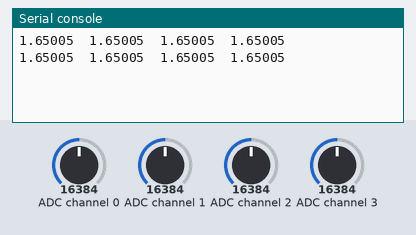
The program below on a simulated Raspberry Pi Pico running MicroPython. Parts: the last lines printed to the serial console. The inputs (shaded band) are chosen by the test bench; at power-on: ADC channel 0 = 16384, ADC channel 1 = 16384, ADC channel 2 = 16384, ADC channel 3 = 16384 (analog values on the 0–32767 scale).

Above: at 1.2 s.
1.3 s: ADC channel 0 set to 22936
At 2.6 s:
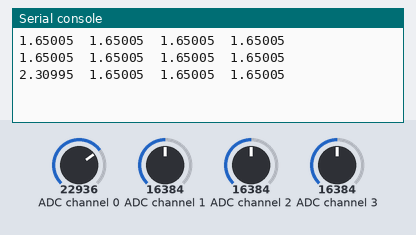
2.8 s: ADC channel 1 set to 22936
At 3.6 s:
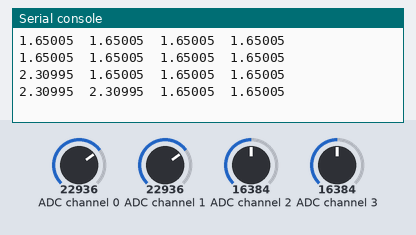
4.3 s: ADC channel 2 set to 22936
At 5.4 s:
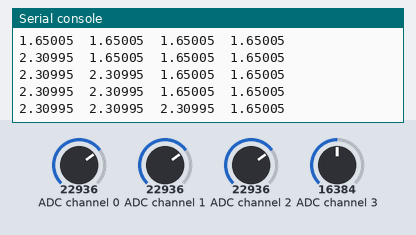
5.8 s: ADC channel 3 set to 22936
At 6.8 s:
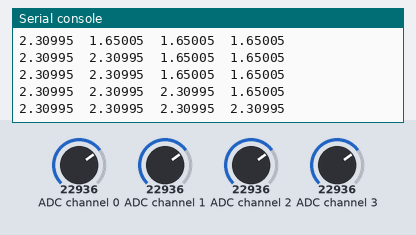
7.3 s: ADC channel 0 set to 31783
At 8.6 s:
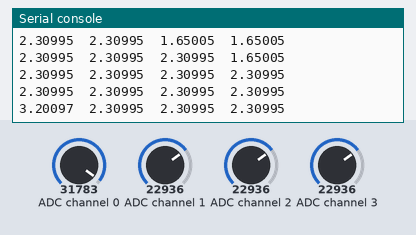
8.8 s: ADC channel 1 set to 31783
At 9.8 s:
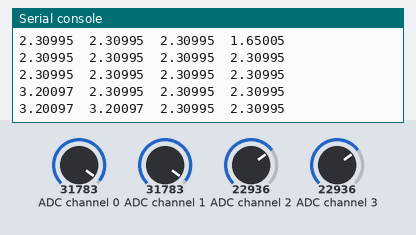
Timing chart, 0 to 11.3 s (numbered marks = the images above; inputs shaded):
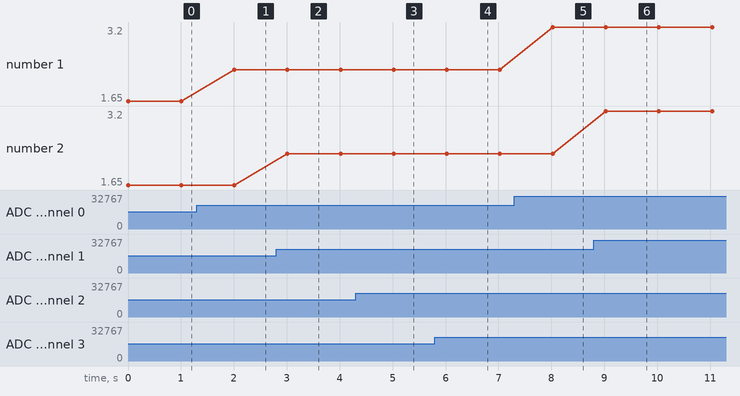

The program:

ADC_ADS1115_02.py
```python
# (licence header left out)
'''
if __name__ == '__main__':
    i2c_channel = 0
    sclpin = 9
    sdapin = 8
    i2c = I2C(i2c_channel, scl=Pin(sclpin), sda=Pin(sdapin))
    adc = ADS1115(i2c, address = 72, gain = 1)       # address=72: address pin to GND

    while True:
        value = adc.read(rate = 0, channel1 = 0)
        print(value)
        time.sleep(1)
'''


# Permission is hereby granted, free of charge, to any person obtaining a copy
# of this software and associated documentation files (the "Software"), to deal
# in the Software without restriction, including without limitation the rights
# to use, copy, modify, merge, publish, distribute, sublicense, and/or sell
# copies of the Software, and to permit persons to whom the Software is
# furnished to do so, subject to the following conditions:
#
# The above copyright notice and this permission notice shall be included in
# all copies or substantial portions of the Software.
#
# THE SOFTWARE IS PROVIDED "AS IS", WITHOUT WARRANTY OF ANY KIND, EXPRESS OR
# IMPLIED, INCLUDING BUT NOT LIMITED TO THE WARRANTIES OF MERCHANTABILITY,
# FITNESS FOR A PARTICULAR PURPOSE AND NONINFRINGEMENT. IN NO EVENT SHALL THE
# AUTHORS OR COPYRIGHT HOLDERS BE LIABLE FOR ANY CLAIM, DAMAGES OR OTHER
# LIABILITY, WHETHER IN AN ACTION OF CONTRACT, TORT OR OTHERWISE, ARISING FROM,
# OUT OF OR IN CONNECTION WITH THE SOFTWARE OR THE USE OR OTHER DEALINGS IN
# THE SOFTWARE.
#
import utime as time

_REGISTER_MASK = const(0x03)
_REGISTER_CONVERT = const(0x00)
_REGISTER_CONFIG = const(0x01)
_REGISTER_LOWTHRESH = const(0x02)
_REGISTER_HITHRESH = const(0x03)

_OS_MASK = const(0x8000)
_OS_SINGLE = const(0x8000)  # Write: Set to start a single-conversion
_OS_BUSY = const(0x0000)  # Read: Bit=0 when conversion is in progress
_OS_NOTBUSY = const(0x8000)  # Read: Bit=1 when no conversion is in progress

_MUX_MASK = const(0x7000)
_MUX_DIFF_0_1 = const(0x0000)  # Differential P  =  AIN0, N  =  AIN1 (default)
_MUX_DIFF_0_3 = const(0x1000)  # Differential P  =  AIN0, N  =  AIN3
_MUX_DIFF_1_3 = const(0x2000)  # Differential P  =  AIN1, N  =  AIN3
_MUX_DIFF_2_3 = const(0x3000)  # Differential P  =  AIN2, N  =  AIN3
_MUX_SINGLE_0 = const(0x4000)  # Single-ended AIN0
_MUX_SINGLE_1 = const(0x5000)  # Single-ended AIN1
_MUX_SINGLE_2 = const(0x6000)  # Single-ended AIN2
_MUX_SINGLE_3 = const(0x7000)  # Single-ended AIN3

_PGA_MASK = const(0x0E00)
_PGA_6_144V = const(0x0000)  # +/-6.144V range  =  Gain 2/3
_PGA_4_096V = const(0x0200)  # +/-4.096V range  =  Gain 1
_PGA_2_048V = const(0x0400)  # +/-2.048V range  =  Gain 2 (default)
_PGA_1_024V = const(0x0600)  # +/-1.024V range  =  Gain 4
_PGA_0_512V = const(0x0800)  # +/-0.512V range  =  Gain 8
_PGA_0_256V = const(0x0A00)  # +/-0.256V range  =  Gain 16

_MODE_MASK = const(0x0100)
_MODE_CONTIN = const(0x0000)  # Continuous conversion mode
_MODE_SINGLE = const(0x0100)  # Power-down single-shot mode (default)

_DR_MASK = const(0x00E0)     # Values ADS1015/ADS1115
_DR_128SPS = const(0x0000)   # 128 /8 samples per second
_DR_250SPS = const(0x0020)   # 250 /16 samples per second
_DR_490SPS = const(0x0040)   # 490 /32 samples per second
_DR_920SPS = const(0x0060)   # 920 /64 samples per second
_DR_1600SPS = const(0x0080)  # 1600/128 samples per second (default)
_DR_2400SPS = const(0x00A0)  # 2400/250 samples per second
_DR_3300SPS = const(0x00C0)  # 3300/475 samples per second
_DR_860SPS = const(0x00E0)  # -   /860 samples per Second

_CMODE_MASK = const(0x0010)
_CMODE_TRAD = const(0x0000)  # Traditional comparator with hysteresis (default)
_CMODE_WINDOW = const(0x0010)  # Window comparator

_CPOL_MASK = const(0x0008)
_CPOL_ACTVLOW = const(0x0000)  # ALERT/RDY pin is low when active (default)
_CPOL_ACTVHI = const(0x0008)  # ALERT/RDY pin is high when active

_CLAT_MASK = const(0x0004)  # Determines if ALERT/RDY pin latches once asserted
_CLAT_NONLAT = const(0x0000)  # Non-latching comparator (default)
_CLAT_LATCH = const(0x0004)  # Latching comparator

_CQUE_MASK = const(0x0003)
_CQUE_1CONV = const(0x0000)  # Assert ALERT/RDY after one conversions
_CQUE_2CONV = const(0x0001)  # Assert ALERT/RDY after two conversions
_CQUE_4CONV = const(0x0002)  # Assert ALERT/RDY after four conversions
# Disable the comparator and put ALERT/RDY in high state (default)
_CQUE_NONE = const(0x0003)

_GAINS = (
    _PGA_6_144V,  # 2/3x
    _PGA_4_096V,  # 1x
    _PGA_2_048V,  # 2x
    _PGA_1_024V,  # 4x
    _PGA_0_512V,  # 8x
    _PGA_0_256V   # 16x
)

_GAINS_V = (
    6.144,  # 2/3x
    4.096,  # 1x
    2.048,  # 2x
    1.024,  # 4x
    0.512,  # 8x
    0.256  # 16x
)

_CHANNELS = {
    (0, None): _MUX_SINGLE_0,
    (1, None): _MUX_SINGLE_1,
    (2, None): _MUX_SINGLE_2,
    (3, None): _MUX_SINGLE_3,
    (0, 1): _MUX_DIFF_0_1,
    (0, 3): _MUX_DIFF_0_3,
    (1, 3): _MUX_DIFF_1_3,
    (2, 3): _MUX_DIFF_2_3,
}

_RATES = (
    _DR_128SPS,   # 128/8 samples per second
    _DR_250SPS,   # 250/16 samples per second
    _DR_490SPS,   # 490/32 samples per second
    _DR_920SPS,   # 920/64 samples per second
    _DR_1600SPS,  # 1600/128 samples per second (default)
    _DR_2400SPS,  # 2400/250 samples per second
    _DR_3300SPS,  # 3300/475 samples per second
    _DR_860SPS    # - /860 samples per Second
)


class _ADS1115:
    def __init__(self, i2c, address=0x48, gain=1):
        self.i2c = i2c
        self.address = address
        self.gain = gain
        self.temp2 = bytearray(2)

    def _write_register(self, register, value):
        self.temp2[0] = value >> 8
        self.temp2[1] = value & 0xff
        self.i2c.writeto_mem(self.address, register, self.temp2)

    def _read_register(self, register):
        self.i2c.readfrom_mem_into(self.address, register, self.temp2)
        return (self.temp2[0] << 8) | self.temp2[1]

    def raw_to_v(self, raw):
        v_p_b = _GAINS_V[self.gain] / 32767
        return raw * v_p_b

    def set_conv(self, rate=4, channel1=0, channel2=None):
        """Set mode for read_rev"""
        self.mode = (_CQUE_NONE | _CLAT_NONLAT |
                     _CPOL_ACTVLOW | _CMODE_TRAD | _RATES[rate] |
                     _MODE_SINGLE | _OS_SINGLE | _GAINS[self.gain] |
                     _CHANNELS[(channel1, channel2)])

    def read(self, rate=4, channel1=0, channel2=None):
        """Read voltage between a channel and GND.
           Time depends on conversion rate."""
        self._write_register(_REGISTER_CONFIG, (_CQUE_NONE | _CLAT_NONLAT |
                             _CPOL_ACTVLOW | _CMODE_TRAD | _RATES[rate] |
                             _MODE_SINGLE | _OS_SINGLE | _GAINS[self.gain] |
                             _CHANNELS[(channel1, channel2)]))
        while not self._read_register(_REGISTER_CONFIG) & _OS_NOTBUSY:
            time.sleep_ms(1)
        res = self._read_register(_REGISTER_CONVERT)
        return res if res < 32768 else res - 65536

    def read_rev(self):
        """Read voltage between a channel and GND. and then start
           the next conversion."""
        res = self._read_register(_REGISTER_CONVERT)
        self._write_register(_REGISTER_CONFIG, self.mode)
        return res if res < 32768 else res - 65536

    def alert_start(self, rate=4, channel1=0, channel2=None,
                    threshold_high=0x4000, threshold_low=0, latched=False) :
        """Start continuous measurement, set ALERT pin on threshold."""
        self._write_register(_REGISTER_LOWTHRESH, threshold_low)
        self._write_register(_REGISTER_HITHRESH, threshold_high)
        self._write_register(_REGISTER_CONFIG, _CQUE_1CONV |
                             _CLAT_LATCH if latched else _CLAT_NONLAT |
                             _CPOL_ACTVLOW | _CMODE_TRAD | _RATES[rate] |
                             _MODE_CONTIN | _GAINS[self.gain] |
                             _CHANNELS[(channel1, channel2)])

    def conversion_start(self, rate=4, channel1=0, channel2=None):
        """Start continuous measurement, trigger on ALERT/RDY pin."""
        self._write_register(_REGISTER_LOWTHRESH, 0)
        self._write_register(_REGISTER_HITHRESH, 0x8000)
        self._write_register(_REGISTER_CONFIG, _CQUE_1CONV | _CLAT_NONLAT |
                             _CPOL_ACTVLOW | _CMODE_TRAD | _RATES[rate] |
                             _MODE_CONTIN | _GAINS[self.gain] |
                             _CHANNELS[(channel1, channel2)])

    def alert_read(self):
        """Get the last reading from the continuous measurement."""
        res = self._read_register(_REGISTER_CONVERT)
        return res if res < 32768 else res - 65536


class ADS1113(_ADS1115):
    def __init__(self, i2c, address=0x48):
        super().__init__(i2c, address, 1)

    def raw_to_v(self, raw):
        return super().raw_to_v(raw)

    def read(self, rate=4):
        return super().read(rate, 0, 1)

    def alert_start(self, rate=4, threshold_high=0x4000, threshold_low=0, latched=False):
        return super().alert_start(rate, 0, 1, threshold_high, threshold_low, latched)

    def alert_read(self):
        return super().alert_read()


class ADS1114(_ADS1115):
    def __init__(self, i2c, address=0x48, gain=1):
        super().__init__(i2c, address, gain)

    def raw_to_v(self, raw):
        return super().raw_to_v(raw)

    def read(self, rate=4):
        return super().read(rate, 0, 1)

    def alert_start(self, rate=4, threshold_high=0x4000, threshold_low=0, latched=False):
        return super().alert_start(rate, 0, 1, threshold_high,
            threshold_low, latched)

    def alert_read(self):
        return super().alert_read()


class ADS1015(_ADS1115):
    def __init__(self, i2c, address=0x48, gain=1):
        super().__init__(i2c, address, gain)

    def raw_to_v(self, raw):
        return super().raw_to_v(raw << 4)

    def read(self, rate=4, channel1=0, channel2=None):
        return super().read(rate, channel1, channel2) >> 4

    def alert_start(self, rate=4, channel1=0, channel2=None, threshold_high=0x400,
        threshold_low=0, latched=False):
        return super().alert_start(rate, channel1, channel2, threshold_high << 4,
            threshold_low << 4, latched)

    def alert_read(self):
        return super().alert_read() >> 4

# -----------------------------------------------------------------------------------------
from machine import I2C, Pin
class ADS1115(_ADS1115):
#    def __init__(self, i2c_channel, sclpin, sdapin, address=72, gain=1):
    def __init__(self, i2c, address=72, gain=1):
        #self.i2c = I2C(i2c_channel, scl=Pin(sclpin), sda=Pin(sdapin))
        self.i2c = i2c
        self.adc = _ADS1115(self.i2c, address, gain)

    def read(self,  rate=4, channel1=0, channel2=None):
        self.raw = self.adc.read(rate, channel1, channel2)
        v = self.adc.raw_to_v(self.raw)
        return v

    def read_all(self, rate = 4):
        voltages = []
        for i in range(0,4):
            v = self.read( rate=rate, channel1=i, channel2=None)
            voltages.append(v)
        return voltages

    def read_all_as_string(self, rate = 4, separator = '\t'):
        ''' returns all 4 ADC voltages (channels 0...3) as string
            values separated by separator (default = <TAB>)
        '''
        voltages = self.read_all(rate = rate)
        volt_str = [ '%.5f' %v for v in voltages]
        return separator.join(volt_str)


# -----------------------------------------------------------------------------------------
if __name__ == '__main__':
    i2c_channel = 0
    sclpin = 9
    sdapin = 8
    i2c = I2C(i2c_channel, scl=Pin(sclpin), sda=Pin(sdapin))
    adc = ADS1115(i2c, address = 72, gain = 1)

    while True:

        #v = adc.read(rate = 0, channel1 = 0)


        v = adc.read_all_as_string()

        print(v)
        time.sleep(1)

    
```

Measured:
- after the input at 1.3 s, the serial console: prints a new line after 0.71 s (image 1)
- after the input at 2.8 s, the serial console: prints a new line after 0.21 s (image 2)
- after the input at 4.3 s, the serial console: prints a new line after 0.72 s (image 3)
- after the input at 5.8 s, the serial console: prints a new line after 0.22 s (image 4)
- after the input at 7.3 s, the serial console: prints a new line after 0.73 s (image 5)
- after the input at 8.8 s, the serial console: prints a new line after 0.23 s (image 6)
- plotted number 1: 1.65 → 2.31 after the input at 1.3 s, 2.31 → 3.2 after the input at 7.3 s
